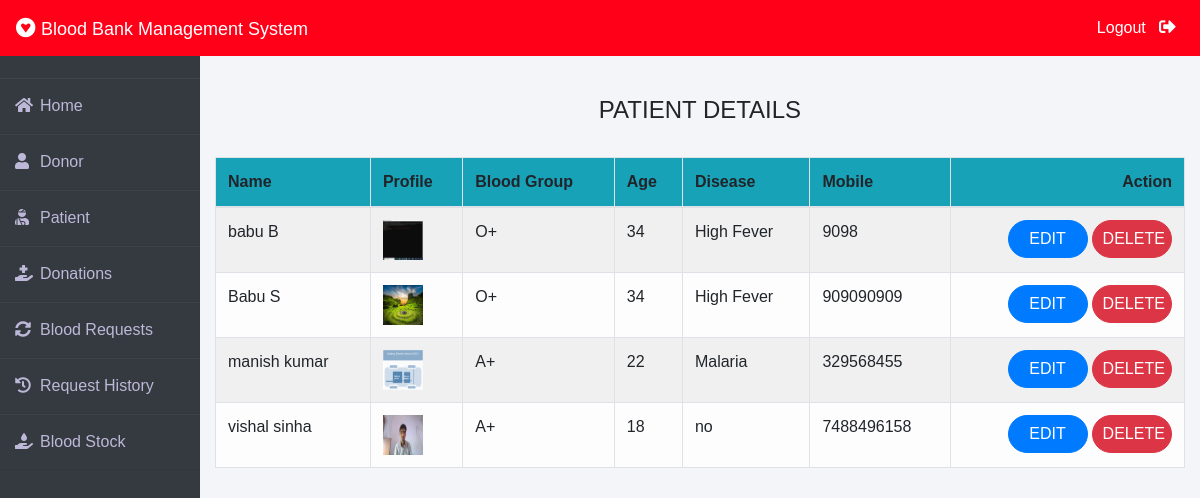
/admin-patient (signed in), run on the app's committed database.
### patient/models.py (models this page shows, shortened)
class Patient(models.Model):
    user=models.OneToOneField(User,on_delete=models.CASCADE)
    profile_pic= models.ImageField(upload_to='profile_pic/Patient/',null=True,blank=True)
    age=models.PositiveIntegerField()
    bloodgroup=models.CharField(max_length=10)
    disease=models.CharField(max_length=100)
    doctorname=models.CharField(max_length=50)
    address = models.CharField(max_length=40)
    mobile = models.CharField(max_length=20,null=False)
    @property
    def get_name(self):
        return self.user.first_name+" "+self.user.last_name

### blood/views.py (the view)
# urls.py: path('admin-patient', views.admin_patient_view,name='admin-patient'),
@login_required(login_url='adminlogin')
def admin_patient_view(request):
    patients=pmodels.Patient.objects.all()
    return render(request,'blood/admin_patient.html',{'patients':patients})

### templates/blood/admin_patient.html
{% extends 'blood/adminbase.html' %}
{% block content %}
{% load widget_tweaks %}
{%load static%}
<br><br>
<div class="container">
    <H4 class="text-center">PATIENT DETAILS</H4><br>
    <table class="table table-light table-hover table-bordered table-striped">
        <thead class="bg-info">
            <tr>
                <th scope="col">Name</th>
                <th scope="col">Profile</th>
                <th scope="col">Blood Group</th>
                <th scope="col">Age</th>
                <th scope="col">Disease</th>
                <th scope="col">Mobile</th>
                <th class="text-right">Action</th>
            </tr>
        </thead>
        <tbody>
            {% for t in patients %}
            <tr>
                <td> {{t.get_name}}</td>
                <td> <img src="{% static t.profile_pic.url %}" alt="Profile Pic" height="40px" width="40px" /></td>
                <td>{{t.bloodgroup}}</td>
                <td>{{t.age}}</td>
                <td>{{t.disease}}</td>
                <td>{{t.mobile}}</td>
                <td class="text-right">
                    <button class="btn btn-primary badge-pill" style="width: 80px;"><a  style="text-decoration: none;color: white;" href="{% url 'update-patient' t.id  %}">EDIT</a> </button>
                    <button class="btn btn-danger badge-pill" style="width: 80px;"><a  style="text-decoration: none;color: white;" href="{% url 'delete-patient' t.id  %}">DELETE</a> </button>
                </td>
            </tr>
            {% endfor %}
        </tbody>
    </table>
</div>
{% endblock content %}

### templates/blood/adminbase.html (shortened to what this page needs)
<!DOCTYPE html>
<html lang="en">
<head>
    <link rel="stylesheet" href="https://maxcdn.bootstrapcdn.com/bootstrap/4.0.0/css/bootstrap.min.css">
    <link rel="stylesheet" href="https://cdnjs.cloudflare.com/ajax/libs/font-awesome/5.14.0/css/all.css">
</head>
<body>
    <nav class="navbar navbar-expand-lg navbar-light fixed-top bg-danger">
        <a style="color:white;" class="navbar-brand" href="/"><i class="fab fa-gratipay"></i>&nbsp;<font face = "Comic sans MS" size ="4">Blood Bank Management System</font></a>
        <div class="navbar-collapse collapse w-100 order-3 dual-collapse2">
            <ul class="navbar-nav ml-auto">
                <li class="nav-item">
                    <a class="nav-link" style="color: white;" href="/logout">Logout &nbsp; <i class="fas fa-sign-out-alt"></i></a>
                </li>
            </ul>
        </div>
      </nav>
<br><br>
<div class="wrapper">
    <div class="sidebar">
        <ul>
            <li><a style="text-decoration:none;" href="/"><i class="fas fa-home"></i>Home</a></li>
            <li><a style="text-decoration:none;" href="/admin-donor"><i class="fas fa-user"></i>Donor</a></li>
            <li><a style="text-decoration:none;" href="/admin-patient"><i class="fas fa-user-injured"></i>Patient</a></li>
            <li><a style="text-decoration:none;" href="/admin-donation"><i class="fas fa-hand-holding-medical"></i>Donations</a></li>
            <li><a style="text-decoration:none;" href="/admin-request"><i class="fas fa-sync-alt"></i>Blood Requests</a></li>
            <li><a style="text-decoration:none;" href="/admin-request-history"><i class="fas fa-history"></i>Request History</a></li>
            <li><a style="text-decoration:none;" href="/admin-blood"><i class="fas fa-hand-holding-water"></i>Blood Stock</a></li>
        </ul>
    </div>
    <div class="main_content">
{% block content %}
{% endblock content %}
    </div>
</div>
</body>
</html>

### templates/blood/adminbase.html (style rules this page uses)
* { margin: 0; padding: 0; box-sizing: border-box; list-style: none; text-decoration: none; font-family: 'Josefin Sans', sans-serif; }
body { background-color: #f3f5f9; }
.bg-danger { background-color: #ff0018!important; }
.wrapper { display: flex; position: relative; }
.wrapper .sidebar { width: 200px; height: 100%; background: #343a40; padding: 30px 0px; position: fixed; }
.wrapper .sidebar ul li { padding: 15px; border-bottom: 1px solid #bdb8d7; border-bottom: 1px solid rgba(0,0,0,0.05); border-top: 1px solid rgba(255,255,255,0.05); }
.wrapper .sidebar ul li a { color: #bdb8d7; display: block; }
.wrapper .sidebar ul li a .fas { width: 25px; }
.wrapper .main_content { width: 100%; margin-left: 200px; }
.fa-sign-out-alt { color: white; font-size: 2ex; }

### data on the page
Patient: get_name "babu B", profile_pic (picture), bloodgroup "O+", age "34", disease "High Fever", mobile "9098"
Patient: get_name "Babu S", profile_pic (picture), bloodgroup "O+", age "34", disease "High Fever", mobile "909090909"
Patient: get_name "manish kumar", profile_pic (picture), bloodgroup "A+", age "22", disease "Malaria", mobile "329568455"
Patient: get_name "vishal sinha", profile_pic (picture), bloodgroup "A+", age "18", disease "no", mobile "7488496158"
